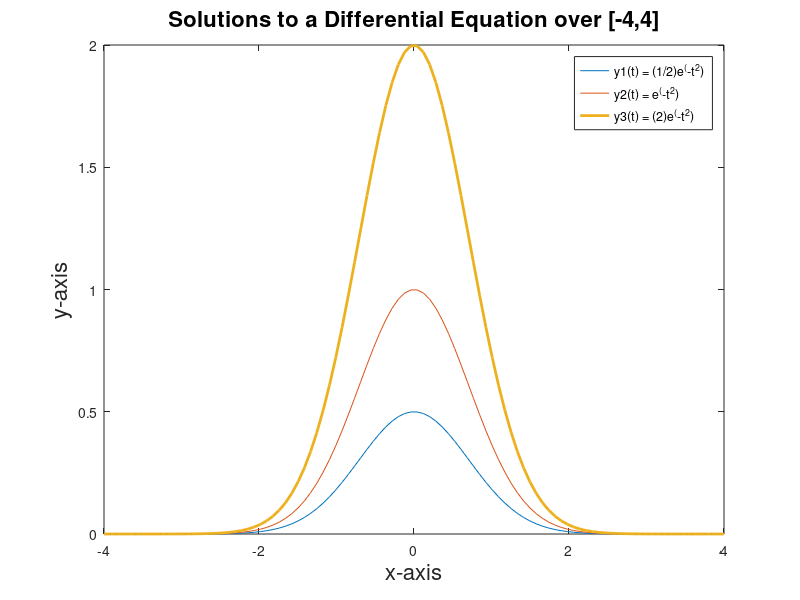

MATLAB code for this plot:
% Problem 2:
sum = 0;
for k=0:100
  sum = sum + ((-3)^(-k))/(2*k + 1);
end
S = sqrt(12)*sum
disp('This looks like Pi!')


% Problem 3:
t = linspace(-4,4,100); 
k = [1/2, 1, 2];
ys1 = k(1)*exp(-t.^2);
ys2 = k(2)*exp(-t.^2);
ys3 = k(3)*exp(-t.^2);
plot(t,ys1, t, ys2, t, ys3, 'linewidth', 2)

title('Solutions to a Differential Equation over [-4,4]', 'FontSize', 16)
xlabel('x-axis', 'FontSize', 16)
ylabel('y-axis', 'FontSize', 16)
legend('y1(t) = (1/2)e^(-t^2)', 'y2(t) = e^(-t^2)', 'y3(t) = (2)e^(-t^2)')
